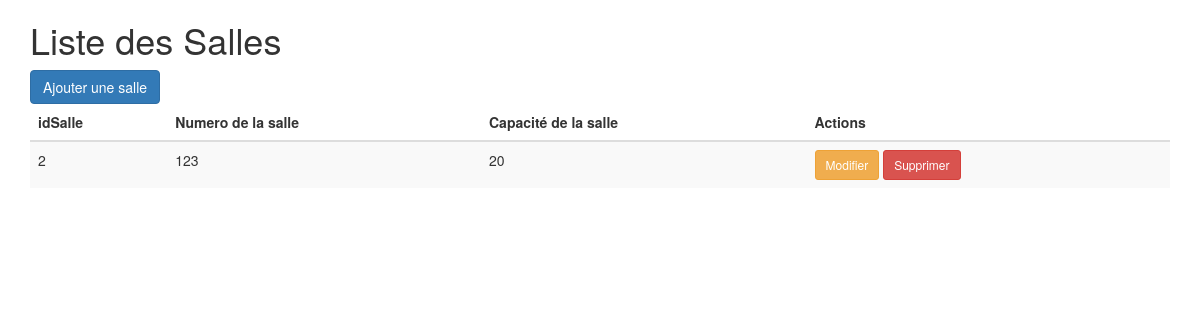
Page /views/Salles/listeSalles.php (signed in) on the committed database.
### tables this page shows
CREATE TABLE IF NOT EXISTS `salles` (
  `idSalle` int(11) NOT NULL AUTO_INCREMENT,
  `num` int(11) NOT NULL,
  `nbre` int(11) NOT NULL,
  PRIMARY KEY (`idSalle`)
);

### models/etudiantService.php (called while the page is built, shortened)
<?php
require_once('Provider.php');
class etudiantService {
    private $con;
    public function __construct() {
        $provider = new Provider();
        $this->con = $provider->getConnection();
    }
public function getAllSalle() {
    try {
        $requete = "SELECT * FROM salles ORDER BY idSalle DESC";
        $stmt = $this->con->prepare($requete);
        $stmt->execute();
        return $stmt->fetchAll(PDO::FETCH_ASSOC);
    } catch (PDOException $e) {
        echo "Erreur lors de la récupération des enseignants: " . $e->getMessage();
        return [];
    }
}
}
?>

### models/Provider.php (called while the page is built, shortened)
<?php
class Provider {
    private $host = 'localhost';
    private $dbname = 'projet_php';
    private $username = 'root';
    private $password = '';
    public function getConnection() {
        try {
            $this->con = new PDO("mysql:host=$this->host;dbname=$this->dbname", $this->username, $this->password);
            $this->con->setAttribute(PDO::ATTR_ERRMODE, PDO::ERRMODE_EXCEPTION);
            return $this->con;
        } catch (PDOException $exception) {
            echo "Erreur de connexion à la base de données: " . $exception->getMessage();
            return NULL;
        }
    }
}
?>

### views/Salles/listeSalles.php (the view, shortened to what this page needs)
<!DOCTYPE html>
<html lang="fr">
<head>
    <link href="../bootstrap/css/bootstrap.css" rel="stylesheet">
</head>
<body>
<div class="container">
    <h1 class="mt-4">Liste des Salles</h1>
    <a href="formSalles.php" class="btn btn-primary mb-3">Ajouter une salle</a>
    <table class="table table-striped">
        <thead>
            <tr>
                <th>idSalle</th>
                <th>Numero de la salle</th>
                <th>Capacité de la salle</th>
                <th>Actions</th>
            </tr>
        </thead>
        <tbody>
            <?php
            require_once('../../models/etudiantService.php');
            $enService = new etudiantService();
            $etudiants = $enService->getAllSalle();
?>
            <?php
            foreach ($etudiants as $en) {
                ?>
                <tr>
                    <td><?php echo $en['idSalle']; ?></td>
                    <td><?php echo $en['num']; ?></td>
                    <td><?php echo $en['nbre']; ?></td>
                    <td>
                        <a href='modifierSalles.php?idSalle=<?php echo $en['idSalle']; ?>}' class='btn btn-warning btn-sm'>Modifier</a>
                        <a href='deleteSalles.php?idSalle=<?php echo $en['idSalle']; ?>' class='btn btn-danger btn-sm' onclick='return confirm(\"Êtes-vous sûr de vouloir supprimer cet étudiant ?"\)'>Supprimer</a>
                    </td>
                </tr>
                <?php
            }
            ?>
        </tbody>
    </table>
</div>
</body>
</html>

### rows in the picture
salles: idSalle "2", num "123", nbre "20"
